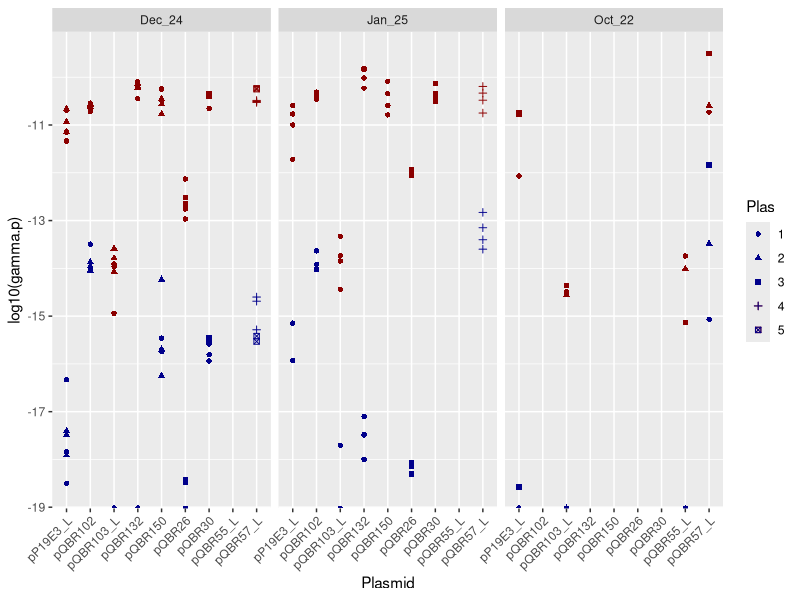
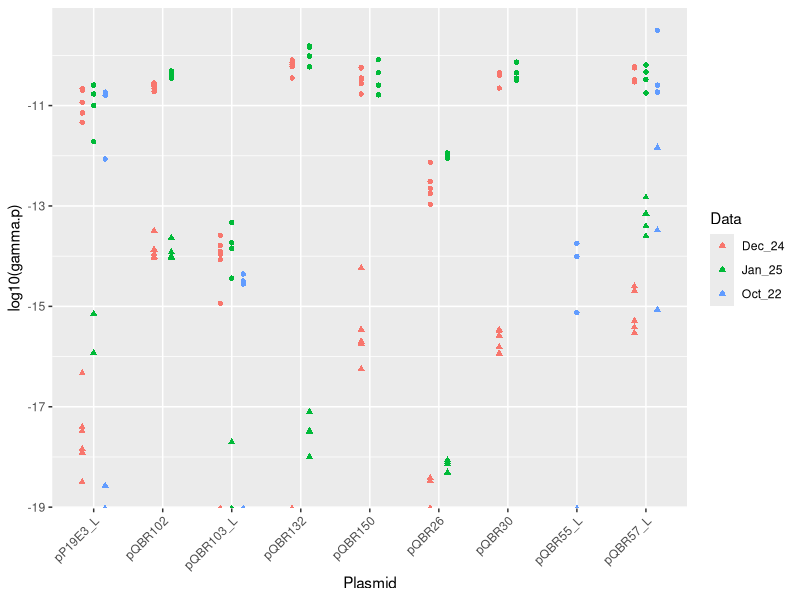
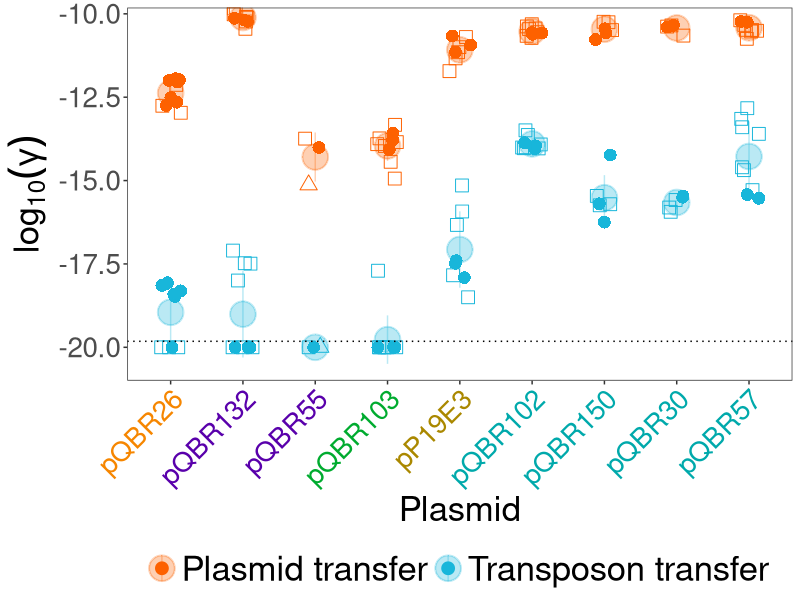
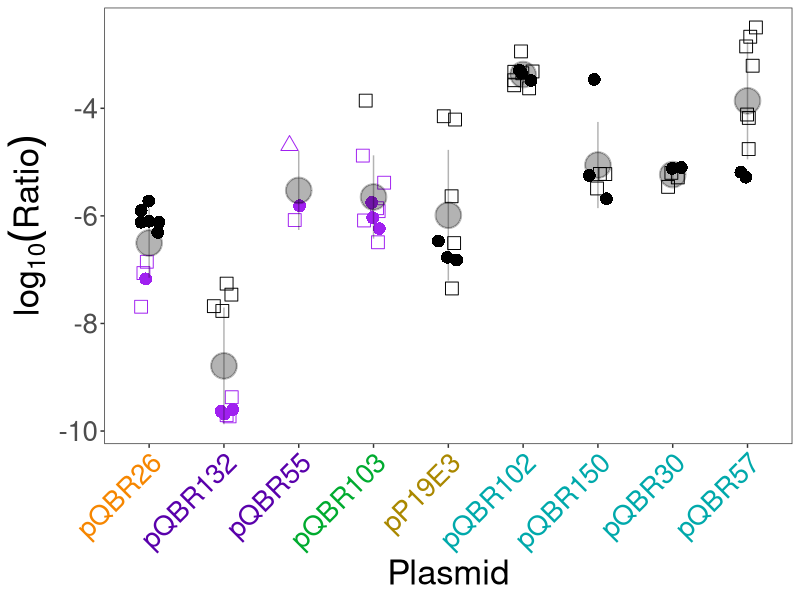
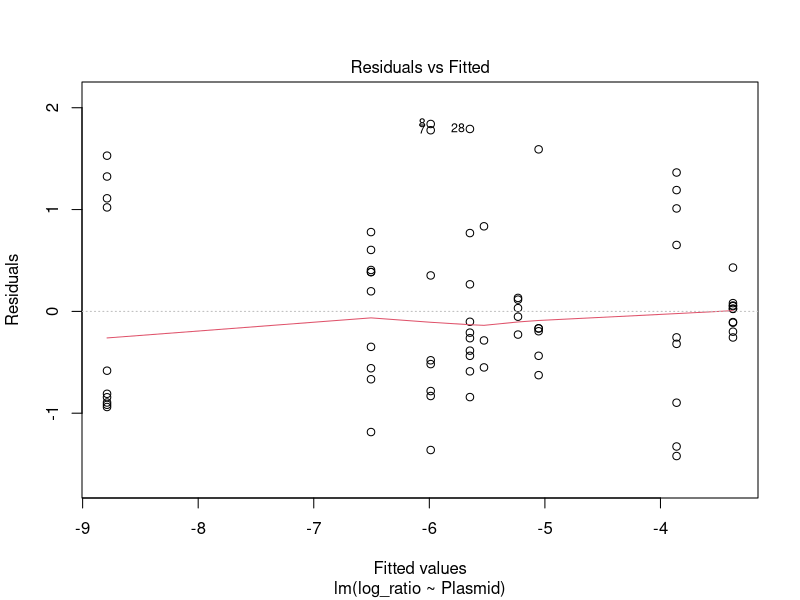
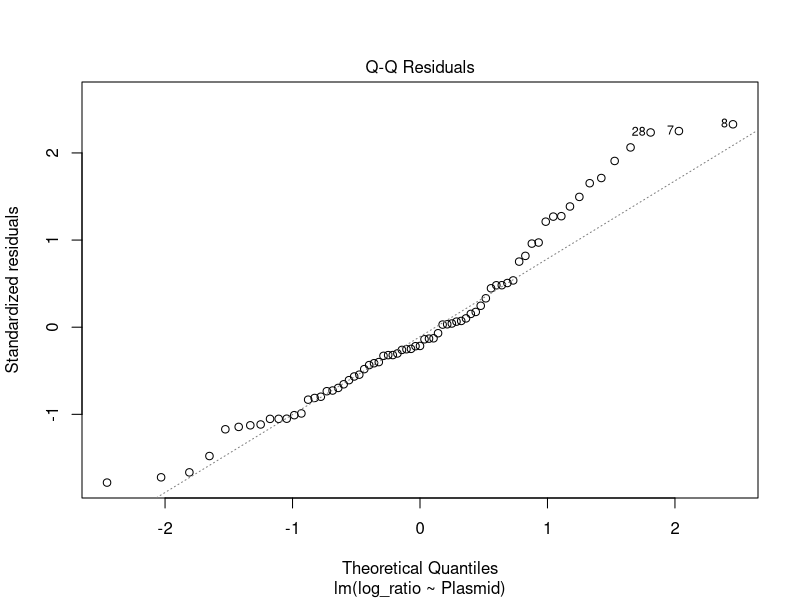
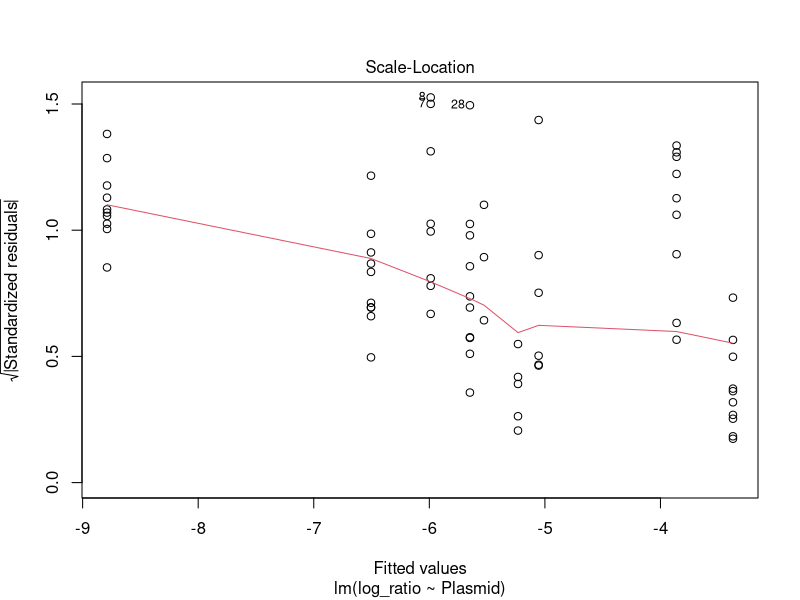
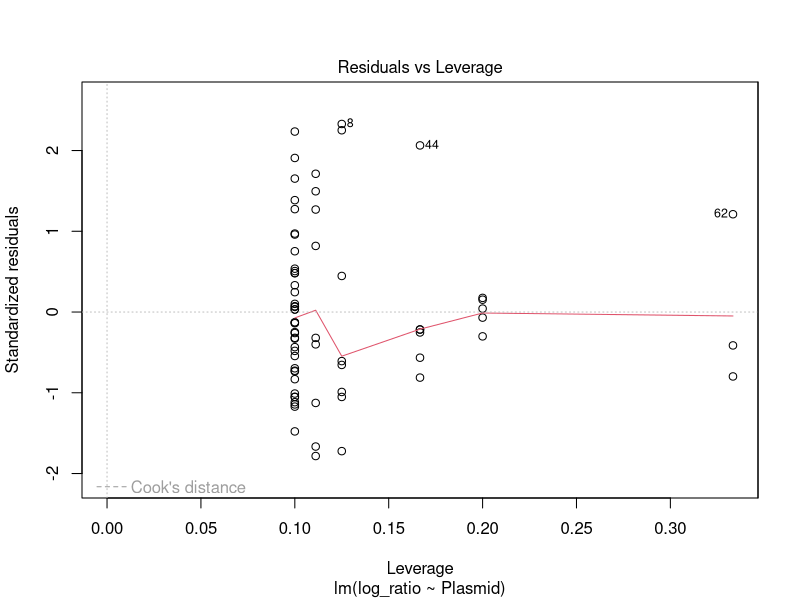

These figures' R source, in order:
## ---- chunk 1
knitr::opts_chunk$set(echo = TRUE)

rm(list=ls())

library(tidyverse)
library(ggplot2)
library(dplyr)
library(nlme)
library(forcats)
library(ggtext)
library(patchwork)
library(knitr)
## ---- chunk 2
`%notin%` <- Negate(`%in%`)

pd <- position_dodge(width=0.5)
col1 <- "#FFB000"
col2 <- "#DC267F"
col4 <- "#FE6100"
col3 <- "#785EF0"
col5 <- "#000000"
col6 <- "#0101DF"
col7 <- "#18B6DA"
## ---- chunk 3
exp_df <- read.csv("Hybrid_data.csv", header = TRUE, sep = ",", 
                     colClasses = c(rep("factor",6), rep("numeric",14),"factor","factor")) %>%
  mutate(Start_D = 0.01 * (Start_DC*10^(Dilution_S))/Quantity_S,
         Start_R = 0.01 * (Start_RC*10^(Dilution_S))/Quantity_S,
         Start_N = Start_D + Start_R,
         End_D = (End_DC*10^(Dilution_E))/Quantity_E,
         End_R = (End_RC*10^(Dilution_E))/Quantity_E,
         End_N = End_D + End_R)

conj_exp <- exp_df %>%
  filter(!(is.na(Plas_TC))) %>% # remove data without conjugation measurements
  mutate(Plas_T = (Plas_TC*10^(Dilution_P))/Quantity_P,
         Tran_T = (Tran_TC*10^(Dilution_T))/Quantity_T,
         psi = log(End_N/Start_N)/24,
         gamma.p = psi * log(1+((Plas_T/End_R)*(End_N/End_D))) * (1/(End_N-Start_N)),
         gamma.t = psi * log(1+((Tran_T/End_R)*(End_N/End_D))) * (1/(End_N-Start_N)))

# calculate minimal limits

lims <- data.frame(
  Start_N = 0.01 * (125*10^6)/0.05,
  End_N = (100*10^7)/0.05,
  End_D = (36*10^7)/0.05,
  End_R = (64*10^7)/0.05,
  Plas_T = 1*10^2/0.05, # using the least diluted plate, and most plated
  Tran_T = 1*10^0/0.2 # using the least diluted plate, and most plated
) %>% 
  mutate(psi = log(End_N/Start_N)/24,
         gamma.p = psi * log(1+((Plas_T/End_R)*(End_N/End_D))) * (1/(End_N-Start_N)),
         gamma.t = psi * log(1+((Tran_T/End_R)*(End_N/End_D))) * (1/(End_N-Start_N)))

# plot

ggplot(data=conj_exp, aes(x=Plasmid, shape=Plas)) + 
  geom_point(aes(y=log10(gamma.p)), colour="darkred") + 
  geom_point(aes(y=log10(gamma.t)), colour="darkblue") + 
  facet_grid(.~Data) + theme(axis.text.x=element_text(angle=45, hjust=1))

ggplot(data=conj_exp, aes(x=Plasmid, colour=Data)) + 
  geom_point(aes(y=log10(gamma.p)), shape=16, position=pd) + 
  geom_point(aes(y=log10(gamma.t)), shape=17, position=pd) + 
  theme(axis.text.x=element_text(angle=45, hjust=1))
## ---- chunk 4
conj_exp_filtered <- conj_exp %>% 
  select(Label, Plasmid, Plas, Plas_group, Strain_Rep, 
         Plas_Rep, gamma.p, gamma.t, Dat_rep, Data) %>%
  pivot_longer(cols=c(gamma.p, gamma.t), names_to = "type", values_to = "gamma") %>%
  filter(!(Data == "Oct_22" & Plasmid != "pQBR55_L")) %>%
  mutate(Plasmid = case_when(
    Plasmid == "pQBR57_L" ~ "pQBR57",
    Plasmid == "pQBR55_L" ~ "pQBR55",  
    Plasmid == "pQBR103_L" ~ "pQBR103",
    Plasmid == "pP19E3_L" ~ "pP19E3",
    TRUE ~ Plasmid 
  )) 

Limits <- pivot_longer(lims, cols=c(gamma.p, gamma.t), names_to = "type", values_to = "gamma") %>%
  filter(type=="gamma.t")

conj_exp_filtered <- conj_exp_filtered %>%
  group_by(Plasmid, Plas_Rep) %>%
  filter(!any(is.na(gamma))) %>%
  ungroup() %>%
  group_by(Plasmid) %>%
  mutate(plas_label = dense_rank(Plas)) %>%
  ungroup()

pd <- position_dodge(width=0.5)

conj_exp_log <- conj_exp_filtered %>%
  mutate(log_gamma = log10(gamma),
         log_gamma = replace(log_gamma, log_gamma == -Inf, -20))

conj_summ <- conj_exp_log %>%
  group_by(Plasmid,Plas_group,type) %>%
  summarise(mean = mean(gamma, na.rm=TRUE),
            mean_log = mean(log_gamma),
            sd = sd(log_gamma)) %>%
  rename(log_gamma = mean_log)
## ---- chunk 5
plasgroup_colours <- data.frame(
  Plas_group = c("1","2","3","5","6"),
  colour = c("#f68600ff", #GroupII
             "#5900abff", #GroupIII
             "#00ab2fff", #GroupI
             "#AA8800", #pP19E3
             "#00a9abff") #GroupIV
  # Add all Plas_group levels and their desired colors
)

label_lookup <- unique(conj_exp_log[, c("Plasmid", "Plas_group")]) %>%
  left_join(plasgroup_colours, by="Plas_group") %>%
  mutate(Plasmid_col = paste0("<span style='color:", 
                              colour, 
                              "'>", 
                              Plasmid, 
                              "</span>")) %>%
  select(-colour)

# conj_exp_log$Plasmid_col <- NULL
conj_exp_log <- merge(conj_exp_log, label_lookup, by = c("Plasmid", "Plas_group")) %>%
  mutate(Plasmid_col = fct_reorder(Plasmid_col, as.numeric(Plas_group)))
# conj_summstat$Plasmid_col <- NULL
conj_summ <- merge(conj_summ, label_lookup, by = "Plasmid") %>%
  mutate(Plasmid_col = factor(Plasmid_col,
                              levels = levels(conj_exp_log$Plasmid_col)))
## ---- chunk 6
pd2 <- position_jitter(height=0, width=0.15)

ggplot(conj_exp_log, aes(x=Plasmid_col, y=log_gamma,
                   ymax=log_gamma,
                   colour=type, fill=type,
                   shape=as.factor(plas_label))) +
  geom_point(position=pd2, size=4) +
  theme_bw() +
  theme(
    axis.text=element_text(size=20),
    axis.title=element_text(size=25),
    legend.text=element_text(size=25),
    legend.title=element_blank(),
    axis.text.x=element_markdown(angle=45, hjust=1),  
    legend.position = "bottom",
    panel.grid = element_blank()) +
  labs(x="Plasmid", y=expression(log[10](gamma))) +
  scale_colour_manual(values = c(col4, col7),
                      labels=c("Plasmid transfer", "Transposon transfer")) +
  scale_fill_manual(values = c(col4, col7),
                    labels=c("Plasmid transfer", "Transposon transfer")) +
  scale_shape_manual(values = c(0,16,2,3,18,4,7,8,9,11)) +
  guides(shape = "none") +
  geom_pointrange(data=conj_summ,
                  aes(x=Plasmid_col, ymin=log_gamma-sd, ymax=log_gamma+sd, shape=NULL),
                  size=2, alpha=0.3) + 
  scale_y_continuous(limits = c(min(conj_exp_log$log_gamma-1,
                                    na.rm = TRUE), NA), expand = c(0, 0)) +
  geom_hline(yintercept=log10(Limits$gamma), linetype='dotted', col='black')

ggsave("Hybrid_paper.png",dpi=1200,width=15,height=10)
## ---- chunk 7
lod <-Limits$gamma

conj_m <- conj_exp_log %>% select(Label,Plasmid,Plas,plas_label,Plas_group,Plasmid_col,
                                  Strain_Rep,Plas_Rep,Dat_rep,Data,type,gamma) %>%
  pivot_wider(names_from = "type", values_from = "gamma") %>%
  mutate(gamma.t_adj = ifelse(gamma.t < lod, lod, gamma.t),
         ratio = (gamma.t_adj/gamma.p),
         log_ratio = log10(ratio))

conj_m$ratio_group <- ifelse(conj_m$gamma.t < 6e-21, 
                             "Positive", 
                             "Negative")

conj_m_summ <- conj_m %>%
  group_by(Plasmid, Plas_group) %>%
  summarise(mean = mean(log_ratio),
            std = sd(log_ratio)) %>%
  rename(log_ratio = mean) %>%
  left_join(label_lookup %>% select(Plasmid, Plasmid_col) %>%
              distinct(), by = c("Plasmid")) %>%
  mutate(ymin = log_ratio - std, ymax = log_ratio + std)

ggplot(conj_m, aes(x=Plasmid_col, y=log_ratio,
                   ymax=log_ratio, shape=as.factor(plas_label),color=ratio_group)) +
  geom_point(position=pd2, size=4) +
  theme_bw() +
  theme(
    axis.text=element_text(size=20),
    axis.title=element_text(size=25),
    legend.text=element_text(size=25),
    legend.title=element_blank(),
    axis.text.x=element_markdown(angle=45, hjust=1),  # Enable markdown for colored labels
    panel.grid = element_blank()
  ) +
  labs(x="Plasmid", y=expression(log[10](Ratio))) +
  scale_shape_manual(values = c(0,16,2,3,18,4,7,8,9,11)) +
  scale_color_manual(values = c("Positive"="purple",
                                "Negative"="black"))+
  guides(shape = "none", colour = "none") +
  geom_pointrange(data=conj_m_summ,
                  aes(x=Plasmid_col, y = log_ratio, ymin=ymin, ymax=ymax, shape=NULL),inherit.aes=FALSE,
                  size=2, alpha=0.3)

ggsave("Conj_Ratios_paper.png",dpi=1200,width=15,height=10)
## ---- chunk 8
# ratio depends on the plasmid
conj_mod1 <- lm(log_ratio ~ Plasmid, data = conj_m)
plot(conj_mod1)
summary(conj_mod1)
anova(conj_mod1) #F(8,62) = 3.34, p < 1e-15
TukeyHSD(aov(conj_mod1))

# ratio depends on the plasmid group
conj_mod2 <- lm(log_ratio ~ Plas_group, data = conj_m)
plot(conj_mod2)
summary(conj_mod2)
anova(conj_mod2) #F(4,66) = 28.3, p < 1e-12
TukeyHSD(aov(conj_mod2))

# directly compare conjugation rate and transposon transfer rates

ggplot(conj_m, aes(x=log10(gamma.p), y=log10(gamma.t_adj))) + 
  geom_point(aes(colour=Plasmid)) + geom_smooth(method="lm")

cor.test(x=conj_m$gamma.p, y=conj_m$gamma.t_adj, method="spearman")
# significant correlation, 0.463, p < 1e-4
# but these data include pQBR103 and pQBR55 that had rare/no transposon mobilisation and low conjugation rates
# remove and retest

conj_m_flt <- conj_m %>% filter(!(Plasmid %in% c("pQBR103","pQBR55")))

cor.test(x=conj_m_flt$gamma.p, 
         y=conj_m_flt$gamma.t_adj, method="spearman")

# rho = 0.19, p = 0.167
# nb can compare non-transformed values, since spearman's rho considers rank order

# conjugation rate depends on plasmid
conj_mod3<- lm(log10(gamma.p) ~ Plasmid, data=conj_m)
plot(conj_mod3)
summary(conj_mod3)
anova(conj_mod3) #F(8,62)=182, p < 1e-15
TukeyHSD(aov(conj_mod3))
## ---- chunk 9
ggplot(data=conj_m, aes(x=Plasmid, colour=Data)) + 
  geom_point(aes(y=log10(gamma.p)), shape=16, position=pd) + 
  geom_point(aes(y=log10(gamma.t)), shape=17, position=pd) + 
  theme(axis.text.x=element_text(angle=45, hjust=1))

conj_m_24 <- filter(conj_m_flt, Data=="Dec_24")
conj_m_25 <- filter(conj_m_flt, Data=="Jan_25")

cor.test(x=conj_m_24$gamma.p, 
         y=conj_m_24$gamma.t_adj, method="spearman")
cor.test(x=conj_m_25$gamma.p, 
         y=conj_m_25$gamma.t_adj, method="spearman")
# both of these results are nonsignificant, because pQBR55 is omitted from these experiments, as above. 

conj_mod1_24 <- lm(log_ratio ~ Plasmid, data = filter(conj_m, Data=="Dec_24"))
anova(conj_mod1_24) # significant effect of plasmid
conj_mod1_24_results <- as.data.frame(TukeyHSD(aov(conj_mod1_24))$Plasmid) %>%
  rownames_to_column("comparison") %>% mutate(star = ifelse(`p adj` < 0.05, "*", ""))

conj_mod1_25 <- lm(log_ratio ~ Plasmid, data = filter(conj_m, Data=="Jan_25"))
anova(conj_mod1_25) # significant effect of plasmid
conj_mod1_25_results <- as.data.frame(TukeyHSD(aov(conj_mod1_25))$Plasmid) %>%
  rownames_to_column("comparison") %>% mutate(star = ifelse(`p adj` < 0.05, "*", ""))

left_join(conj_mod1_24_results, conj_mod1_25_results, by="comparison",
          suffix = c(".24",".25")) %>%
  select(comparison, `p adj.24`, `p adj.25`, star.24, star.25) %>% kable()
## ---- chunk 10
#Getting some exact numbers for how many tns per plasmid transfer
p57 <- conj_m %>%
  filter(Plasmid == "pQBR57") %>%
  summarise(
    plasmid_mean_log10 = mean(log10(gamma.p), na.rm = TRUE),
    plasmid_sd_log10   = sd(log10(gamma.p), na.rm = TRUE),
    transposon_mean_log10 = mean(log10(gamma.t), na.rm = TRUE),
    transposon_sd_log10   = sd(log10(gamma.t), na.rm = TRUE)
  )

p102 <- conj_m %>%
  filter(Plasmid == "pQBR102") %>%
  summarise(
    plasmid_mean_log10 = mean(log10(gamma.p), na.rm = TRUE),
    plasmid_sd_log10   = sd(log10(gamma.p), na.rm = TRUE),
    transposon_mean_log10 = mean(log10(gamma.t), na.rm = TRUE),
    transposon_sd_log10   = sd(log10(gamma.t), na.rm = TRUE)
  )

log10_ratio_57 <- p57$plasmid_mean_log10 - p57$transposon_mean_log10
sd_log10_ratio_57 <- sqrt(p57$plasmid_sd_log10^2 +
                            p57$transposon_sd_log10^2)

(ratio_57 <- 10^log10_ratio_57) #7255

log10_ratio_102 <- p102$plasmid_mean_log10 - p102$transposon_mean_log10
sd_log10_ratio_102 <- sqrt(p102$plasmid_sd_log10^2 +
                             p102$transposon_sd_log10^2)

(ratio_102 <- 10^log10_ratio_102) #2359

(ci_57 <- 10^(log10_ratio_57 + c(-1, 1) * 1.96 * sd_log10_ratio_57)) #60 to 8.74e5
(ci_102 <- 10^(log10_ratio_102 + c(-1, 1) * 1.96 * sd_log10_ratio_102)) #842 to 6604
## ---- chunk 11
#calculating fitness - w
comp1 <- exp_df %>%
  mutate(Mlac = (log(End_R/(Start_R/100))/24),
         Mvs  = (log(End_D/(Start_D/100))/24),
         w = Mvs/Mlac)

con <- filter(comp1, Plasmid == "Con")

(con_mean <- con %>%
  select(w) %>% summarise(w = mean(w)) %>% pull()) # 1.009498

t.test(con$w, mu=1, data=con) # t = 0.82179, df = 9, p = 0.4324

comp3 <- comp1 %>% mutate(w_corr = w/con_mean) %>% #filter(Plasmid != "pQBR57_L") %>% 
  mutate(Plasmid = case_when(
    Plasmid == "pQBR55_L" ~ "pQBR55",  
    Plasmid == "pQBR103_L" ~ "pQBR103",
    Plasmid == "pP19E3_L" ~ "pP19E3",
    Plasmid == "pQBR57_L" ~ "pQBR57",
    TRUE ~ Plasmid)) %>%
  filter(Plasmid != "Con")

comp3$Plas_group <- as.numeric(comp3$Plas_group)
comp3$Plasmid <- as.factor(comp3$Plasmid)

comp3stat <- comp3 %>%
  group_by(Plasmid) %>%
  summarise(mean=mean(w_corr),
            std=sd(w_corr))%>%
  mutate(ymin = mean - std,
         ymax = mean + std) %>%
  rename("w_corr"="mean")

plasgroup_colors2 <- c(
  "1" = "#f68600ff", #GroupII
  "2" = "#5900abff", #GroupIII
  "3" = "#00ab2fff", #GroupI
  "4" = "#AA8800", #pP19E3
  "5" = "#00a9abff", #GroupIV
  "Con" = "black"
  # Add all Plas_group levels and their desired colors
)

label_lookup2 <- unique(comp3[, c("Plasmid", "Plas_group")])
label_lookup2$Plasmid_col <- paste0(
  "<span style='color:", 
  plasgroup_colors2[label_lookup2$Plas_group], 
  "'>", 
  label_lookup2$Plasmid, 
  "</span>")

comp3$Plasmid_col <- NULL
comp3 <- merge(comp3, label_lookup2,
               by = c("Plasmid", "Plas_group"))
comp3stat$Plasmid_col <- NULL
comp3stat <- merge(comp3stat,
                   label_lookup2, by = "Plasmid")

comp3$Plasmid_col <- fct_reorder(comp3$Plasmid_col,
                                 comp3$Plas_group)
comp3stat$Plasmid_col <- factor(comp3stat$Plasmid_col,
                                levels = levels(comp3$Plasmid_col))


pd <- position_jitterdodge(dodge.width=0.6, jitter.width = 0.1)
pd2<-position_dodge(width=0.6)

ggplot(comp3, aes(x=Plasmid_col,y=w_corr))+ 
  geom_point(position=pd2,size=4)+
  geom_hline(yintercept = 1, linetype="dashed")+
  theme_bw()+
  theme(axis.text=element_text(size=20),axis.title=element_text(size=25), legend.text=element_text(size=25),legend.title=element_text(size=25),
        axis.text.x = ggtext::element_markdown(angle = 45, hjust = 1))+labs(x="Plasmid", y="Relative Fitness (W)")+ 
  geom_pointrange(data=comp3stat,aes(x=Plasmid_col,ymin=w_corr-std,ymax=w_corr+std),size=2,alpha=0.3,position=pd2) +
   scale_y_continuous(breaks = seq(0.5, max(comp3$w_corr) + 0.2, by = 0.2))
  
ggsave("Comp_fit.png",dpi=1200,width=12,height=10)
## ---- chunk 12
fit <- comp3

F3 <- aov(w_corr ~ Plasmid, data = fit)

summary(F3)
TukeyHSD(F3)
